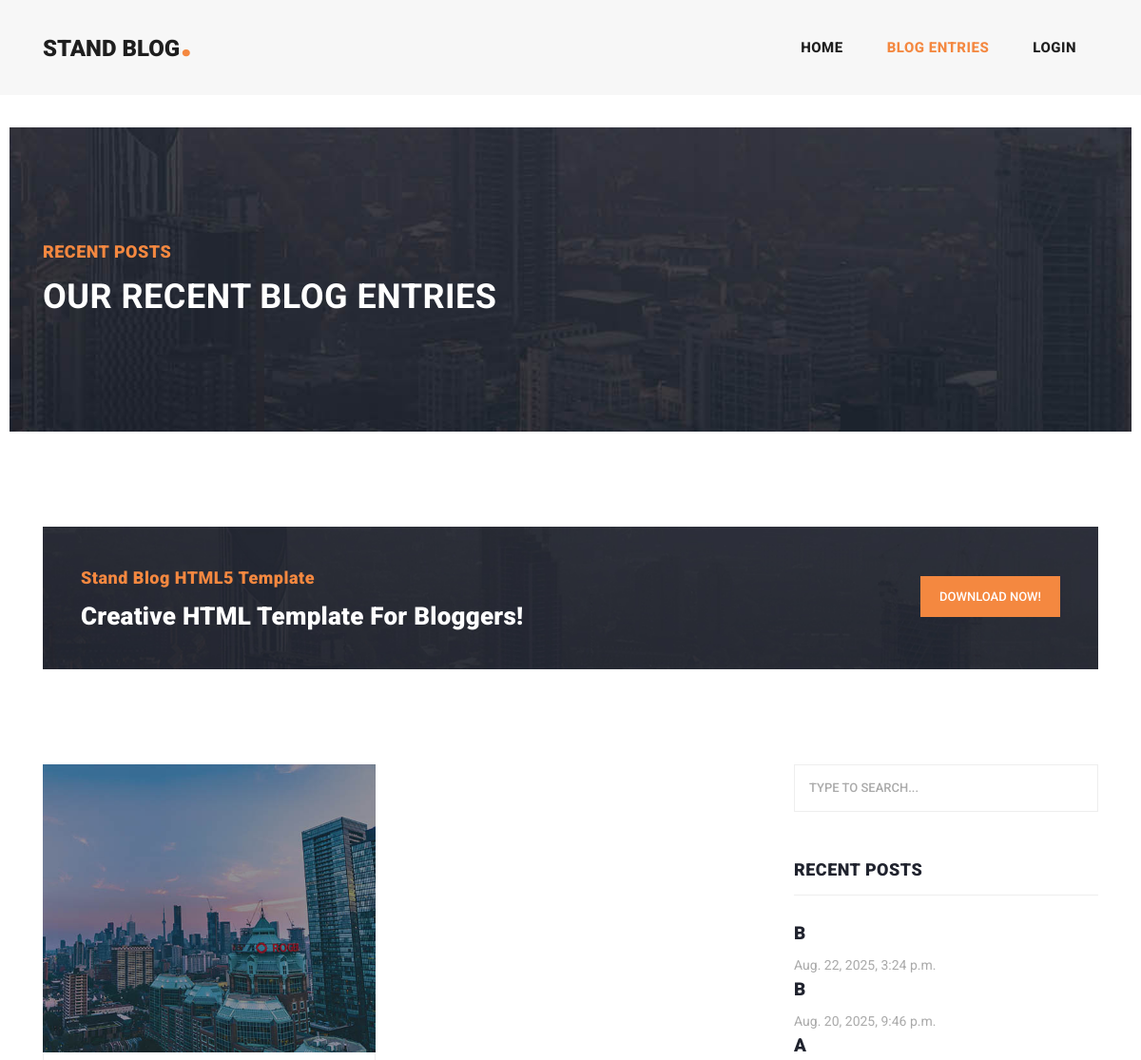
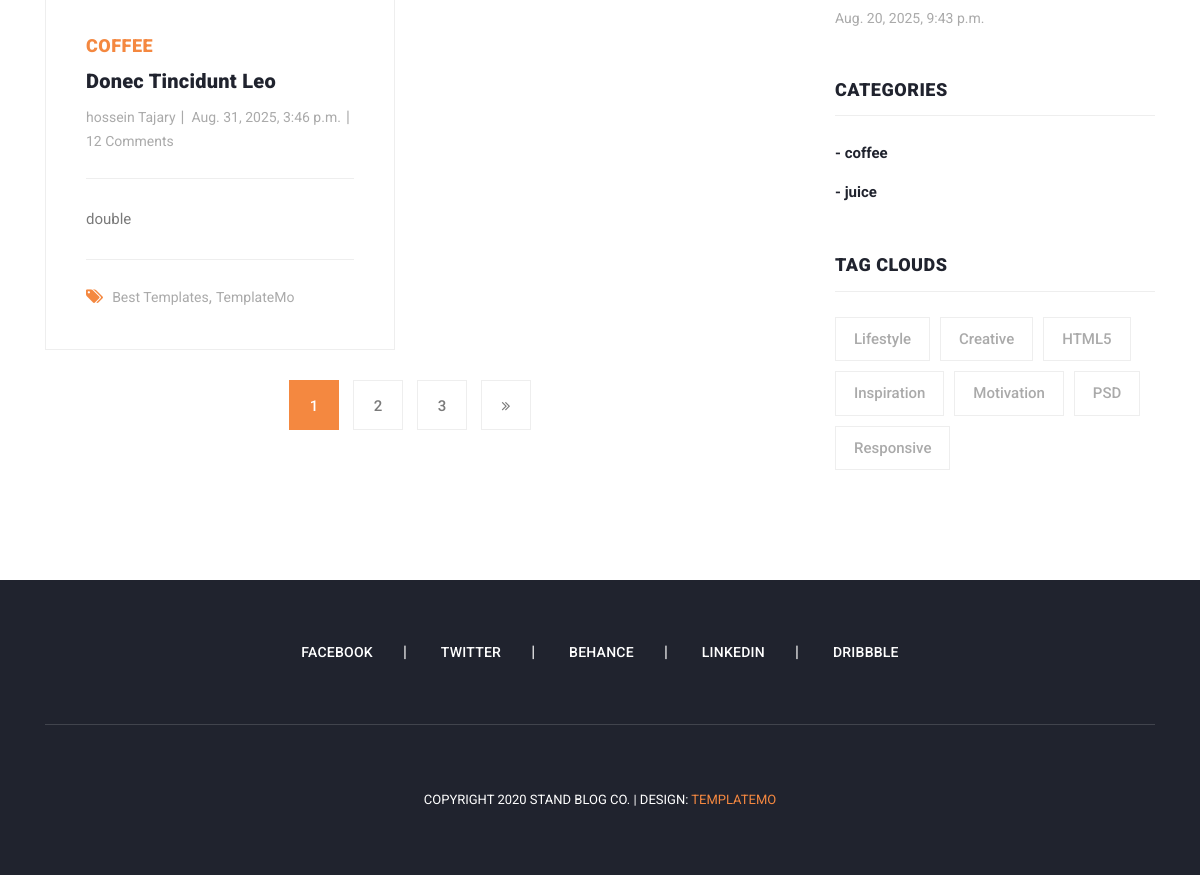
The app's page /blog/list/ with its own data (2 pictures, top to bottom).
### blog/models.py (models this page shows, shortened)
class Article(models.Model):
    CHOICES = (
        ('A', 'ais'),
        ('B', 'blue'),
    )
    Author = models.ForeignKey(User, on_delete=models.CASCADE)
    title = models.CharField(max_length=750, choices=CHOICES, default='A', unique_for_date='up_date')
    category = models.ManyToManyField(Category, related_name='category') # ==> we can change 'category' to '+' for reverse access disabling
    body = models.TextField()
    image = models.ImageField(upload_to='Images/ArticlesImage')
    created = models.DateTimeField(auto_now_add=True)
    updated = models.DateTimeField(auto_now=True)
    up_date = models.DateField(timezone.now())
    status = models.BooleanField(default=False)
    objects = models.Manager()  # it must be here if you do custom manager
    custom_object = ArticleManager()
    slug = models.SlugField(null=True, unique=True, blank=True) # Slug Field for using in URLS
    class Meta:
        verbose_name = 'Post'
        verbose_name_plural = 'Posts'
        ordering = ('-created',)
    def get_absolute_url(self):
        return reverse("blog:post_detail", kwargs={"slug": self.slug})  # changed for slug

class Category(models.Model):
    title = models.CharField(max_length=100)
    description = models.CharField(max_length=250)
    created_at = models.DateTimeField(auto_now_add=True)
    def __str__(self):
        return self.title

### blog/views.py (the view)
# urls.py: path('list/', show_posts, name='show_posts') ,
def show_posts(request):
    article = Article.objects.all().order_by('-created')
    page_number = request.GET.get('page')
    paginator = Paginator(article, 1)
    object_list = paginator.get_page(page_number)
    return render(request, 'blog/articles_list.html', context={'articles': object_list})

### context_processor/context_processor.py (called while the page is built)
def recent_post(request):
    recent_posts = Article.objects.order_by('-created')[:3]
    return {'recent_article': recent_posts}

def show_categories(request):
    recent_category = Category.objects.all()[:3]
    return {'category': recent_category}

### blog/templates/blog/articles_list.html (shortened to what this page needs)
{% extends 'base.html' %}
{% load static %}
{% block content %}
    <div class="heading-page header-text">
      <section class="page-heading">
        <div class="container">
          <div class="row">
            <div class="col-lg-12">
              <div class="text-content">
                <h4>Recent Posts</h4>
                <h2>Our Recent Blog Entries</h2>
              </div>
            </div>
          </div>
        </div>
      </section>
    </div>
    <section class="call-to-action">
      <div class="container">
        <div class="row">
          <div class="col-lg-12">
            <div class="main-content">
              <div class="row">
                <div class="col-lg-8">
                  <span>Stand Blog HTML5 Template</span>
                  <h4>Creative HTML Template For Bloggers!</h4>
                </div>
                <div class="col-lg-4">
                  <div class="main-button">
                    <a href="https://templatemo.com/tm-551-stand-blog" target="_parent">Download Now!</a>
                  </div>
                </div>
              </div>
            </div>
          </div>
        </div>
      </div>
    </section>
    <section class="blog-posts grid-system">
      <div class="container">
        <div class="row">
          <div class="col-lg-8">
            <div class="all-blog-posts">
              <div class="row">
                {% for article in articles %}
                    <div class="col-lg-6">
                  <div class="blog-post">
                    <div class="blog-thumb">
                      <img src="{{ article.image.url }}" alt="">
                    </div>
                    <div class="down-content">
                      <span>{{ article.category.all.first }}</span>
                      <a href="{{ article.get_absolute_url }}"><h4>Donec tincidunt leo</h4></a>
                      <ul class="post-info">
                        <li><a href="#">{{ article.Author.get_full_name }}</a></li>
                        <li><a href="#">{{ article.updated }}</a></li>
                        <li><a href="#">12 Comments</a></li>
                      </ul>
                      <p>{{ article.body }}</p>
                      <div class="post-options">
                        <div class="row">
                          <div class="col-lg-12">
                            <ul class="post-tags">
                              <li><i class="fa fa-tags"></i></li>
                              <li><a href="#">Best Templates</a>,</li>
                              <li><a href="#">TemplateMo</a></li>
                            </ul>
                          </div>
                        </div>
                      </div>
                    </div>
                  </div>
                </div>
                {% endfor %}
                <div class="col-lg-12">
                  {% if articles.has_other_pages %}
                    <ul class="page-numbers">
                      {% for i in articles.paginator.page_range %}
                        {% if articles.number == i %}
                          <li class="active"><a href="?page={{ i }}">{{ i }}</a></li>
                        {% else %}
                          <li><a href="?page={{ i }}">{{ i }}</a></li>
                        {% endif %}
                      {% endfor %}
                      {% if articles.has_next %}
                        <li><a href="?page={{ articles.next_page_number }}"><i class="fa fa-angle-double-right"></i></a></li>
                      {% endif %}
                    </ul>
                  {% endif %}
                </div>
              </div>
            </div>
          </div>
          <div class="col-lg-4">
            {% include 'sidebar.html'   %}
          </div>
        </div>
      </div>
    </section>
{% endblock content %}

### templates/sidebar.html
<div class="sidebar">
                    <div class="row">
                        <div class="col-lg-12">
                            <div class="sidebar-item search">
                                <form id="search_form" name="gs" method="GET" action="#">
                                    <input type="text" name="q" class="searchText" placeholder="type to search..."
                                           autocomplete="on">
                                </form>
                            </div>
                        </div>
                        <div class="col-lg-12">
                            <div class="sidebar-item recent-posts">
                                <div class="sidebar-heading">
                                    <h2>Recent Posts</h2>
                                </div>
                                {% for recent_post in recent_article %}
                                <div class="content">
                                    <ul>
                                        <li><a href="{{ recent_post.get_absolute_url }}">
                                            <h5>{{ recent_post.title }}</h5>
                                            <span>{{ recent_post.created }}</span>
                                        </a></li>
                                    </ul>
                                </div>
                                {% endfor %}
                            </div>
                        </div>
                        <div class="col-lg-12">
                            <div class="sidebar-item categories">
                                <div class="sidebar-heading">
                                    <h2>Categories</h2>
                                </div>
                                <div class="content">
                                    <ul>
                                        {% for cat in category %}
                                            <li><a href="{% url "blog:category" cat.id %}">- {{ cat.title }} </a></li>
                                        {% endfor %}
                                    </ul>
                                </div>
                            </div>
                        </div>
                        <div class="col-lg-12">
                            <div class="sidebar-item tags">
                                <div class="sidebar-heading">
                                    <h2>Tag Clouds</h2>
                                </div>
                                <div class="content">
                                    <ul>
                                        <li><a href="#">Lifestyle</a></li>
                                        <li><a href="#">Creative</a></li>
                                        <li><a href="#">HTML5</a></li>
                                        <li><a href="#">Inspiration</a></li>
                                        <li><a href="#">Motivation</a></li>
                                        <li><a href="#">PSD</a></li>
                                        <li><a href="#">Responsive</a></li>
                                    </ul>
                                </div>
                            </div>
                        </div>
                    </div>
                </div>

### records on screen
Article: image (picture), category.all.first "COFFEE", Author.get_full_name "hossein Tajary", updated "Aug. 31, 2025, 3:46 p.m.", body "double", title "B", created "Aug. 22, 2025, 3:24 p.m."
Article: title "B", created "Aug. 20, 2025, 9:46 p.m."
Article: title "A", created "Aug. 20, 2025, 9:43 p.m."
Category: title "coffee"
Category: title "juice"

### other values on screen
{{ i }} "1"
{{ i }} "2" "3"
